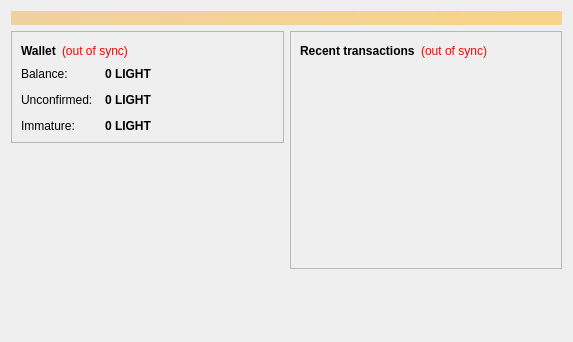
<?xml version="1.0" encoding="UTF-8"?>
<ui version="4.0">
 <class>OverviewPage</class>
 <widget class="QWidget" name="OverviewPage">
  <property name="geometry">
   <rect>
    <x>0</x>
    <y>0</y>
    <width>573</width>
    <height>342</height>
   </rect>
  </property>
  <property name="windowTitle">
   <string>Form</string>
  </property>
  <layout class="QVBoxLayout" name="topLayout">
   <item>
    <widget class="QLabel" name="labelAlerts">
     <property name="visible">
      <bool>false</bool>
     </property>
     <property name="styleSheet">
      <string notr="true">background-color: qlineargradient(x1: 0, y1: 0, x2: 1, y2: 0, stop:0 #F0D0A0, stop:1 #F8D488); color:#000000;</string>
     </property>
     <property name="wordWrap">
      <bool>true</bool>
     </property>
     <property name="margin">
      <number>3</number>
     </property>
    </widget>
   </item>
   <item>
    <layout class="QHBoxLayout" name="horizontalLayout" stretch="1,1">
     <item>
      <layout class="QVBoxLayout" name="verticalLayout_2">
       <item>
        <widget class="QFrame" name="frame">
         <property name="frameShape">
          <enum>QFrame::StyledPanel</enum>
         </property>
         <property name="frameShadow">
          <enum>QFrame::Raised</enum>
         </property>
         <layout class="QVBoxLayout" name="verticalLayout_4">
          <item>
           <layout class="QHBoxLayout" name="horizontalLayout_4">
            <item>
             <widget class="QLabel" name="label_5">
              <property name="font">
               <font>
                <weight>75</weight>
                <bold>true</bold>
               </font>
              </property>
              <property name="text">
               <string>Wallet</string>
              </property>
             </widget>
            </item>
            <item>
             <widget class="QLabel" name="labelWalletStatus">
              <property name="toolTip">
               <string>The displayed information may be out of date. Your wallet automatically synchronizes with the Lightcoin network after a connection is established, but this process has not completed yet.</string>
              </property>
              <property name="styleSheet">
               <string notr="true">QLabel { color: red; }</string>
              </property>
              <property name="text">
               <string notr="true">(out of sync)</string>
              </property>
              <property name="alignment">
               <set>Qt::AlignLeading|Qt::AlignLeft|Qt::AlignVCenter</set>
              </property>
             </widget>
            </item>
            <item>
             <spacer name="horizontalSpacer_2">
              <property name="orientation">
               <enum>Qt::Horizontal</enum>
              </property>
              <property name="sizeHint" stdset="0">
               <size>
                <width>40</width>
                <height>20</height>
               </size>
              </property>
             </spacer>
            </item>
           </layout>
          </item>
          <item>
           <layout class="QFormLayout" name="formLayout_2">
            <property name="fieldGrowthPolicy">
             <enum>QFormLayout::AllNonFixedFieldsGrow</enum>
            </property>
            <property name="horizontalSpacing">
             <number>12</number>
            </property>
            <property name="verticalSpacing">
             <number>12</number>
            </property>
            <item row="0" column="0">
             <widget class="QLabel" name="label">
              <property name="text">
               <string>Balance:</string>
              </property>
             </widget>
            </item>
            <item row="0" column="1">
             <widget class="QLabel" name="labelBalance">
              <property name="font">
               <font>
                <weight>75</weight>
                <bold>true</bold>
               </font>
              </property>
              <property name="cursor">
               <cursorShape>IBeamCursor</cursorShape>
              </property>
              <property name="toolTip">
               <string>Your current balance</string>
              </property>
              <property name="text">
               <string notr="true">0 LIGHT</string>
              </property>
              <property name="textInteractionFlags">
               <set>Qt::LinksAccessibleByMouse|Qt::TextSelectableByKeyboard|Qt::TextSelectableByMouse</set>
              </property>
             </widget>
            </item>
            <item row="1" column="0">
             <widget class="QLabel" name="label_3">
              <property name="text">
               <string>Unconfirmed:</string>
              </property>
             </widget>
            </item>
            <item row="1" column="1">
             <widget class="QLabel" name="labelUnconfirmed">
              <property name="font">
               <font>
                <weight>75</weight>
                <bold>true</bold>
               </font>
              </property>
              <property name="cursor">
               <cursorShape>IBeamCursor</cursorShape>
              </property>
              <property name="toolTip">
               <string>Total of transactions that have yet to be confirmed, and do not yet count toward the current balance</string>
              </property>
              <property name="text">
               <string notr="true">0 LIGHT</string>
              </property>
              <property name="textInteractionFlags">
               <set>Qt::LinksAccessibleByMouse|Qt::TextSelectableByKeyboard|Qt::TextSelectableByMouse</set>
              </property>
             </widget>
            </item>
            <item row="2" column="0">
             <widget class="QLabel" name="labelImmatureText">
              <property name="text">
               <string>Immature:</string>
              </property>
             </widget>
            </item>
            <item row="2" column="1">
             <widget class="QLabel" name="labelImmature">
              <property name="font">
               <font>
                <weight>75</weight>
                <bold>true</bold>
               </font>
              </property>
              <property name="toolTip">
               <string>Mined balance that has not yet matured</string>
              </property>
              <property name="text">
               <string notr="true">0 LIGHT</string>
              </property>
              <property name="textInteractionFlags">
               <set>Qt::LinksAccessibleByMouse|Qt::TextSelectableByKeyboard|Qt::TextSelectableByMouse</set>
              </property>
             </widget>
            </item>
           </layout>
          </item>
         </layout>
        </widget>
       </item>
       <item>
        <spacer name="verticalSpacer">
         <property name="orientation">
          <enum>Qt::Vertical</enum>
         </property>
         <property name="sizeHint" stdset="0">
          <size>
           <width>20</width>
           <height>40</height>
          </size>
         </property>
        </spacer>
       </item>
      </layout>
     </item>
     <item>
      <layout class="QVBoxLayout" name="verticalLayout_3">
       <item>
        <widget class="QFrame" name="frame_2">
         <property name="frameShape">
          <enum>QFrame::StyledPanel</enum>
         </property>
         <property name="frameShadow">
          <enum>QFrame::Raised</enum>
         </property>
         <layout class="QVBoxLayout" name="verticalLayout">
          <item>
           <layout class="QHBoxLayout" name="horizontalLayout_2">
            <item>
             <widget class="QLabel" name="label_4">
              <property name="text">
               <string>&lt;b&gt;Recent transactions&lt;/b&gt;</string>
              </property>
             </widget>
            </item>
            <item>
             <widget class="QLabel" name="labelTransactionsStatus">
              <property name="toolTip">
               <string>The displayed information may be out of date. Your wallet automatically synchronizes with the Lightcoin network after a connection is established, but this process has not completed yet.</string>
              </property>
              <property name="styleSheet">
               <string notr="true">QLabel { color: red; }</string>
              </property>
              <property name="text">
               <string notr="true">(out of sync)</string>
              </property>
              <property name="alignment">
               <set>Qt::AlignRight|Qt::AlignTrailing|Qt::AlignVCenter</set>
              </property>
             </widget>
            </item>
            <item>
             <spacer name="horizontalSpacer">
              <property name="orientation">
               <enum>Qt::Horizontal</enum>
              </property>
              <property name="sizeHint" stdset="0">
               <size>
                <width>40</width>
                <height>20</height>
               </size>
              </property>
             </spacer>
            </item>
           </layout>
          </item>
          <item>
           <widget class="QListView" name="listTransactions">
            <property name="styleSheet">
             <string notr="true">QListView { background: transparent; }</string>
            </property>
            <property name="frameShape">
             <enum>QFrame::NoFrame</enum>
            </property>
            <property name="verticalScrollBarPolicy">
             <enum>Qt::ScrollBarAlwaysOff</enum>
            </property>
            <property name="horizontalScrollBarPolicy">
             <enum>Qt::ScrollBarAlwaysOff</enum>
            </property>
            <property name="selectionMode">
             <enum>QAbstractItemView::NoSelection</enum>
            </property>
           </widget>
          </item>
         </layout>
        </widget>
       </item>
       <item>
        <spacer name="verticalSpacer_2">
         <property name="orientation">
          <enum>Qt::Vertical</enum>
         </property>
         <property name="sizeHint" stdset="0">
          <size>
           <width>20</width>
           <height>40</height>
          </size>
         </property>
        </spacer>
       </item>
      </layout>
     </item>
    </layout>
   </item>
  </layout>
 </widget>
 <resources/>
 <connections/>
</ui>
